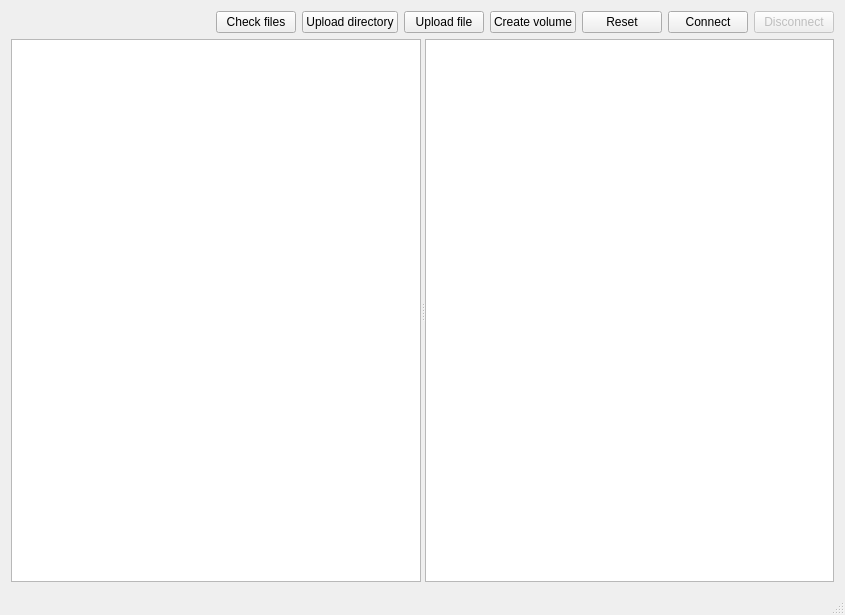
<?xml version="1.0" encoding="UTF-8"?>
<ui version="4.0">
 <class>MainWindow</class>
 <widget class="QMainWindow" name="MainWindow">
  <property name="geometry">
   <rect>
    <x>0</x>
    <y>0</y>
    <width>845</width>
    <height>615</height>
   </rect>
  </property>
  <property name="windowTitle">
   <string>MainWindow</string>
  </property>
  <widget class="QWidget" name="centralWidget">
   <layout class="QVBoxLayout" name="verticalLayout">
    <item>
     <layout class="QHBoxLayout" name="horizontalLayout">
      <item>
       <spacer name="horizontalSpacer">
        <property name="orientation">
         <enum>Qt::Horizontal</enum>
        </property>
        <property name="sizeHint" stdset="0">
         <size>
          <width>40</width>
          <height>20</height>
         </size>
        </property>
       </spacer>
      </item>
      <item>
       <widget class="QPushButton" name="checkButton">
        <property name="text">
         <string>Check files</string>
        </property>
       </widget>
      </item>
      <item>
       <widget class="QPushButton" name="uploadDirButton">
        <property name="text">
         <string>Upload directory</string>
        </property>
       </widget>
      </item>
      <item>
       <widget class="QPushButton" name="uploadFileButton">
        <property name="text">
         <string>Upload file</string>
        </property>
       </widget>
      </item>
      <item>
       <widget class="QPushButton" name="createVolumeButton">
        <property name="text">
         <string>Create volume</string>
        </property>
       </widget>
      </item>
      <item>
       <widget class="QPushButton" name="pushButton">
        <property name="text">
         <string>Reset</string>
        </property>
       </widget>
      </item>
      <item>
       <widget class="QPushButton" name="connectButton">
        <property name="text">
         <string>Connect</string>
        </property>
       </widget>
      </item>
      <item>
       <widget class="QPushButton" name="disconnectButton">
        <property name="enabled">
         <bool>false</bool>
        </property>
        <property name="text">
         <string>Disconnect</string>
        </property>
       </widget>
      </item>
     </layout>
    </item>
    <item>
     <widget class="QSplitter" name="splitter">
      <property name="sizePolicy">
       <sizepolicy hsizetype="Expanding" vsizetype="Expanding">
        <horstretch>0</horstretch>
        <verstretch>0</verstretch>
       </sizepolicy>
      </property>
      <property name="orientation">
       <enum>Qt::Horizontal</enum>
      </property>
      <widget class="QTreeView" name="treeView">
       <property name="alternatingRowColors">
        <bool>true</bool>
       </property>
      </widget>
      <widget class="QTableView" name="tableView">
       <property name="alternatingRowColors">
        <bool>true</bool>
       </property>
      </widget>
     </widget>
    </item>
   </layout>
  </widget>
  <widget class="QMenuBar" name="menuBar">
   <property name="geometry">
    <rect>
     <x>0</x>
     <y>0</y>
     <width>845</width>
     <height>22</height>
    </rect>
   </property>
  </widget>
  <widget class="QStatusBar" name="statusBar"/>
 </widget>
 <layoutdefault spacing="6" margin="11"/>
 <resources/>
 <connections/>
</ui>
